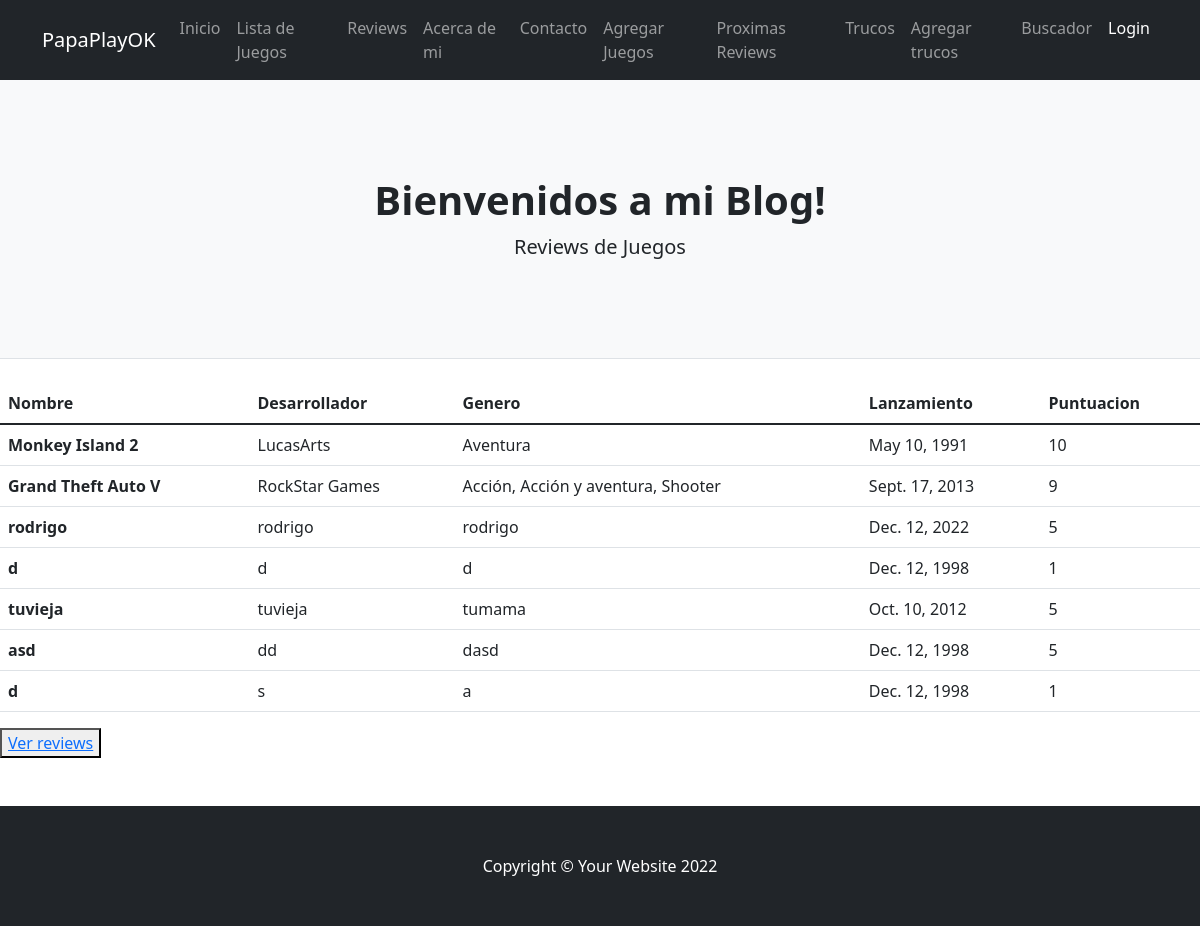
/appjuegos/listadejuegos, run on the app's committed database.
### AppJuegos/models.py (models this page shows, shortened)
class Juegos (models.Model):
    nombre=models.CharField(max_length=40)
    desarrollador=models.CharField(max_length=40)
    genero=models.CharField(max_length=40)
    lanzamiento=models.DateField()
    puntuacion=models.IntegerField()

### AppJuegos/views.py (the view)
# urls.py: path("listadejuegos",views.listadejuegos,name="listadejuegos"),
def listadejuegos(request):
    listadejuegos=Juegos.objects.all()
    dicc={"listadejuegos":listadejuegos}
    plantilla = loader.get_template("listadejuegos.html")
    documento=plantilla.render(dicc)
    return HttpResponse(documento)

### AppJuegos/template/listadejuegos.html
{% extends "padre.html" %}
{%load static%}
{% block contenido %}
 <main>
    <table class="table">
        <thead>
          <tr>
            <th scope="col">Nombre</th>
            <th scope="col">Desarrollador</th>
            <th scope="col">Genero</th>
            <th scope="col">Lanzamiento</th>
            <th scope="col">Puntuacion</th>
          </tr>
        </thead>
        <tbody>
          {% for n in listadejuegos %}
          <tr>
            <th scope="row">{{n.nombre}}</th>
            <td>{{n.desarrollador}}</td>
            <td>{{n.genero}}</td>
            <td>{{n.lanzamiento}}</td>
            <td>{{n.puntuacion}}</td>
          </tr>
          {%endfor%}
        </tbody>
      </table>
      <button>
        <a href="reviews">Ver reviews</a>
      </button>
 </main>
 {%endblock%}

### AppJuegos/template/padre.html (shortened to what this page needs)
<!DOCTYPE html>
<html lang="en">
    {%load static%}
    <head>
        <link href="{% static 'AppJuegos/css/styles.css'%}" rel="stylesheet" />
    </head>
    <body>
        <nav class="navbar navbar-expand-lg navbar-dark bg-dark">
            <div class="container">
                <a class="navbar-brand" href="{%url 'inicio'%}">PapaPlayOK</a>
                <div class="collapse navbar-collapse" id="navbarSupportedContent">
                    <ul class="navbar-nav ms-auto mb-2 mb-lg-0">
                        <li class="nav-item"><a class="nav-link" href="{%url 'inicio'%}">Inicio</a></li>
                        <li class="nav-item"><a class="nav-link" href="{%url 'listadejuegos'%}">Lista de Juegos</a></li>
                        <li class="nav-item"><a class="nav-link" href="{%url 'reviews'%}">Reviews</a></li>
                        <li class="nav-item"><a class="nav-link" href="{%url 'acercademi'%}">Acerca de mi</a></li>
                        <li class="nav-item"><a class="nav-link" href="{%url 'contacto'%}">Contacto</a></li>
                        <li class="nav-item"><a class="nav-link" href="{%url 'agregarjuegos'%}">Agregar Juegos</a></li>
                        <li class="nav-item"><a class="nav-link" href="{%url 'proximasreviews'%}">Proximas Reviews</a></li>
                        <li class="nav-item"><a class="nav-link" href="{%url 'trucos'%}">Trucos</a></li>
                        <li class="nav-item"><a class="nav-link" href="{%url 'agregartrucos'%}">Agregar trucos</a></li>
                        <li class="nav-item"><a class="nav-link" href="{%url 'buscador'%}">Buscador</a></li>
                        <li class="nav-item"><a class="nav-link active" aria-current="page" href="{%url 'login'%}">Login</a></li>
                    </ul>
                </div>
            </div>
        </nav>
        <header class="py-5 bg-light border-bottom mb-4">
                <div class="container">
                <div class="text-center my-5">
                    <h1 class="fw-bolder">Bienvenidos a mi Blog!</h1>
                    <p class="lead mb-0">Reviews de Juegos</p>
                </div>
            </div>
        </header>
            {% block contenido %}
            {%endblock%}
        <footer class="py-5 bg-dark">
            <div class="container"><p class="m-0 text-center text-white">Copyright &copy; Your Website 2022</p></div>
        </footer>
    </body>
</html>

### data on the page
Juegos: nombre "Monkey Island 2", desarrollador "LucasArts", genero "Aventura", lanzamiento "May 10, 1991", puntuacion "10"
Juegos: nombre "Grand Theft Auto V", desarrollador "RockStar Games", genero "Acción, Acción y aventura, Shooter", lanzamiento "Sept. 17, 2013", puntuacion "9"
Juegos: nombre "rodrigo", desarrollador "rodrigo", genero "rodrigo", lanzamiento "Dec. 12, 2022", puntuacion "5"
Juegos: nombre "d", desarrollador "d", genero "d", lanzamiento "Dec. 12, 1998", puntuacion "1"
Juegos: nombre "tuvieja", desarrollador "tuvieja", genero "tumama", lanzamiento "Oct. 10, 2012", puntuacion "5"
Juegos: nombre "asd", desarrollador "dd", genero "dasd", lanzamiento "Dec. 12, 1998", puntuacion "5"
Juegos: nombre "d", desarrollador "s", genero "a", lanzamiento "Dec. 12, 1998", puntuacion "1"
